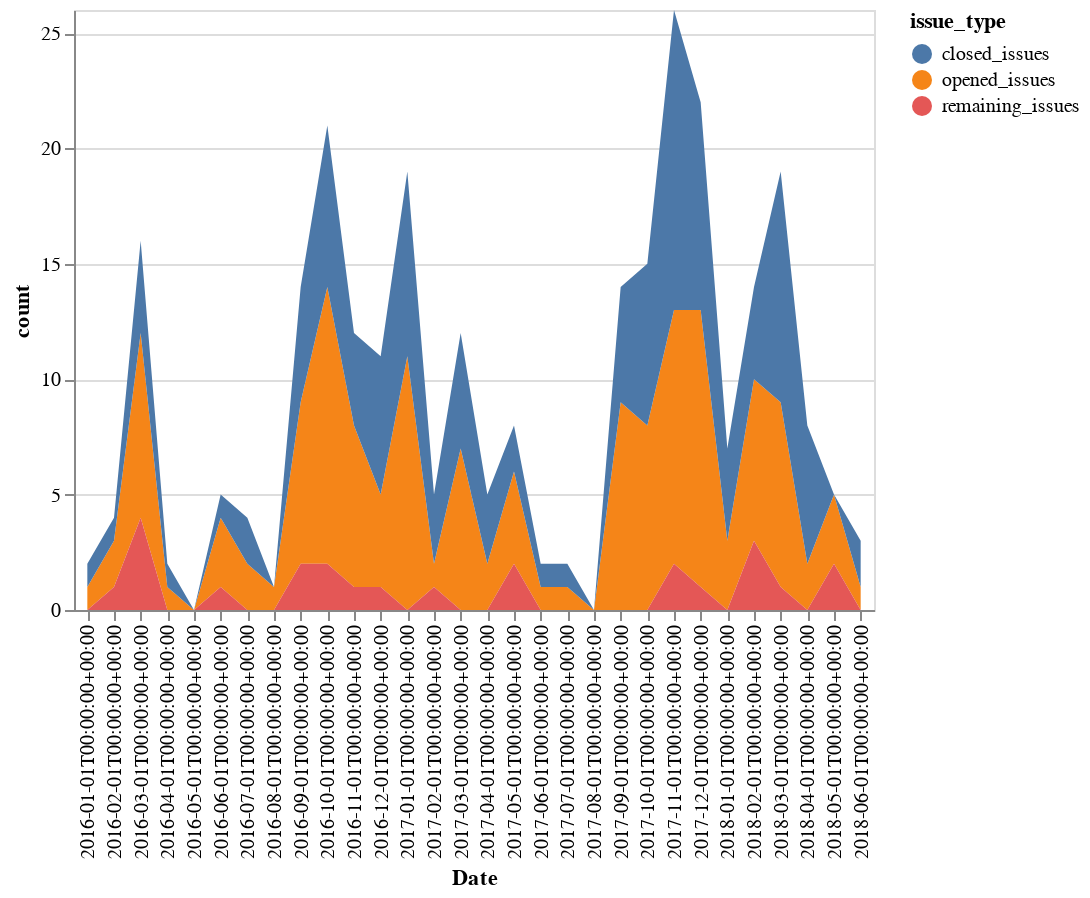

The cell this chart's notebook holds for it:
### Markdown cell above
As area

### Code cell
alt.Chart(result_df).mark_area().encode(
    x='Date',
    y='count',
    color='issue_type',
).interactive()

### Figure 1 — Vega-Lite specification as saved in the notebook (floating-point values rounded to 4 significant figures)
{"$schema": "https://vega.github.io/schema/vega-lite/v2.4.3.json", "config": {"view": {"height": 300, "width": 400}}, "data": {"values": [{"Date": "2016-01-01T00:00:00+00:00", "count": 1, "issue_type": "opened_issues"}, {"Date": "2016-01-01T00:00:00+00:00", "count": 1, "issue_type": "closed_issues"}, {"Date": "2016-02-01T00:00:00+00:00", "count": 2, "issue_type": "opened_issues"}, {"Date": "2016-02-01T00:00:00+00:00", "count": 1, "issue_type": "closed_issues"}, {"Date": "2016-02-01T00:00:00+00:00", "count": 1, "issue_type": "remaining_issues"}, {"Date": "2016-03-01T00:00:00+00:00", "count": 8, "issue_type": "opened_issues"}, {"Date": "2016-03-01T00:00:00+00:00", "count": 4, "issue_type": "closed_issues"}, {"Date": "2016-03-01T00:00:00+00:00", "count": 4, "issue_type": "remaining_issues"}, {"Date": "2016-04-01T00:00:00+00:00", "count": 1, "issue_type": "opened_issues"}, {"Date": "2016-04-01T00:00:00+00:00", "count": 1, "issue_type": "closed_issues"}, {"Date": "2016-04-01T00:00:00+00:00", "count": 0, "issue_type": "remaining_issues"}, {"Date": "2016-05-01T00:00:00+00:00", "count": 0, "issue_type": "opened_issues"}, {"Date": "2016-05-01T00:00:00+00:00", "count": 0, "issue_type": "closed_issues"}, {"Date": "2016-05-01T00:00:00+00:00", "count": 0, "issue_type": "remaining_issues"}, {"Date": "2016-06-01T00:00:00+00:00", "count": 3, "issue_type": "opened_issues"}, {"Date": "2016-06-01T00:00:00+00:00", "count": 1, "issue_type": "closed_issues"}, {"Date": "2016-06-01T00:00:00+00:00", "count": 1, "issue_type": "remaining_issues"}, {"Date": "2016-07-01T00:00:00+00:00", "count": 2, "issue_type": "opened_issues"}, {"Date": "2016-07-01T00:00:00+00:00", "count": 2, "issue_type": "closed_issues"}, {"Date": "2016-07-01T00:00:00+00:00", "count": 0, "issue_type": "remaining_issues"}, {"Date": "2016-08-01T00:00:00+00:00", "count": 1, "issue_type": "opened_issues"}, {"Date": "2016-08-01T00:00:00+00:00", "count": 0, "issue_type": "closed_issues"}, {"Date": "2016-08-01T00:00:00+00:00", "count": 0, "issue_type": "remaining_issues"}, {"Date": "2016-09-01T00:00:00+00:00", "count": 7, "issue_type": "opened_issues"}, {"Date": "2016-09-01T00:00:00+00:00", "count": 5, "issue_type": "closed_issues"}, {"Date": "2016-09-01T00:00:00+00:00", "count": 2, "issue_type": "remaining_issues"}, {"Date": "2016-10-01T00:00:00+00:00", "count": 12, "issue_type": "opened_issues"}, {"Date": "2016-10-01T00:00:00+00:00", "count": 7, "issue_type": "closed_issues"}, {"Date": "2016-10-01T00:00:00+00:00", "count": 2, "issue_type": "remaining_issues"}, {"Date": "2016-11-01T00:00:00+00:00", "count": 7, "issue_type": "opened_issues"}, {"Date": "2016-11-01T00:00:00+00:00", "count": 4, "issue_type": "closed_issues"}, {"Date": "2016-11-01T00:00:00+00:00", "count": 1, "issue_type": "remaining_issues"}, {"Date": "2016-12-01T00:00:00+00:00", "count": 4, "issue_type": "opened_issues"}, {"Date": "2016-12-01T00:00:00+00:00", "count": 6, "issue_type": "closed_issues"}, {"Date": "2016-12-01T00:00:00+00:00", "count": 1, "issue_type": "remaining_issues"}, {"Date": "2017-01-01T00:00:00+00:00", "count": 11, "issue_type": "opened_issues"}, {"Date": "2017-01-01T00:00:00+00:00", "count": 8, "issue_type": "closed_issues"}, {"Date": "2017-01-01T00:00:00+00:00", "count": 0, "issue_type": "remaining_issues"}, {"Date": "2017-02-01T00:00:00+00:00", "count": 1, "issue_type": "opened_issues"}, {"Date": "2017-02-01T00:00:00+00:00", "count": 3, "issue_type": "closed_issues"}, {"Date": "2017-02-01T00:00:00+00:00", "count": 1, "issue_type": "remaining_issues"}, {"Date": "2017-03-01T00:00:00+00:00", "count": 7, "issue_type": "opened_issues"}, {"Date": "2017-03-01T00:00:00+00:00", "count": 5, "issue_type": "closed_issues"}, {"Date": "2017-03-01T00:00:00+00:00", "count": 0, "issue_type": "remaining_issues"}, {"Date": "2017-04-01T00:00:00+00:00", "count": 2, "issue_type": "opened_issues"}, {"Date": "2017-04-01T00:00:00+00:00", "count": 3, "issue_type": "closed_issues"}, {"Date": "2017-04-01T00:00:00+00:00", "count": 0, "issue_type": "remaining_issues"}, {"Date": "2017-05-01T00:00:00+00:00", "count": 4, "issue_type": "opened_issues"}, {"Date": "2017-05-01T00:00:00+00:00", "count": 2, "issue_type": "closed_issues"}, {"Date": "2017-05-01T00:00:00+00:00", "count": 2, "issue_type": "remaining_issues"}, {"Date": "2017-06-01T00:00:00+00:00", "count": 1, "issue_type": "opened_issues"}, {"Date": "2017-06-01T00:00:00+00:00", "count": 1, "issue_type": "closed_issues"}, {"Date": "2017-06-01T00:00:00+00:00", "count": 0, "issue_type": "remaining_issues"}, {"Date": "2017-07-01T00:00:00+00:00", "count": 1, "issue_type": "opened_issues"}, {"Date": "2017-07-01T00:00:00+00:00", "count": 1, "issue_type": "closed_issues"}, {"Date": "2017-07-01T00:00:00+00:00", "count": 0, "issue_type": "remaining_issues"}, {"Date": "2017-08-01T00:00:00+00:00", "count": 0, "issue_type": "opened_issues"}, {"Date": "2017-08-01T00:00:00+00:00", "count": 0, "issue_type": "closed_issues"}, {"Date": "2017-08-01T00:00:00+00:00", "count": 0, "issue_type": "remaining_issues"}, {"Date": "2017-09-01T00:00:00+00:00", "count": 9, "issue_type": "opened_issues"}, {"Date": "2017-09-01T00:00:00+00:00", "count": 5, "issue_type": "closed_issues"}, {"Date": "2017-09-01T00:00:00+00:00", "count": 0, "issue_type": "remaining_issues"}, {"Date": "2017-10-01T00:00:00+00:00", "count": 8, "issue_type": "opened_issues"}, {"Date": "2017-10-01T00:00:00+00:00", "count": 7, "issue_type": "closed_issues"}, {"Date": "2017-10-01T00:00:00+00:00", "count": 0, "issue_type": "remaining_issues"}, {"Date": "2017-11-01T00:00:00+00:00", "count": 11, "issue_type": "opened_issues"}, {"Date": "2017-11-01T00:00:00+00:00", "count": 13, "issue_type": "closed_issues"}, {"Date": "2017-11-01T00:00:00+00:00", "count": 2, "issue_type": "remaining_issues"}, {"Date": "2017-12-01T00:00:00+00:00", "count": 12, "issue_type": "opened_issues"}, {"Date": "2017-12-01T00:00:00+00:00", "count": 9, "issue_type": "closed_issues"}, {"Date": "2017-12-01T00:00:00+00:00", "count": 1, "issue_type": "remaining_issues"}, {"Date": "2018-01-01T00:00:00+00:00", "count": 3, "issue_type": "opened_issues"}, {"Date": "2018-01-01T00:00:00+00:00", "count": 4, "issue_type": "closed_issues"}, {"Date": "2018-01-01T00:00:00+00:00", "count": 0, "issue_type": "remaining_issues"}, {"Date": "2018-02-01T00:00:00+00:00", "count": 7, "issue_type": "opened_issues"}, {"Date": "2018-02-01T00:00:00+00:00", "count": 4, "issue_type": "closed_issues"}, {"Date": "2018-02-01T00:00:00+00:00", "count": 3, "issue_type": "remaining_issues"}, {"Date": "2018-03-01T00:00:00+00:00", "count": 8, "issue_type": "opened_issues"}, {"Date": "2018-03-01T00:00:00+00:00", "count": 10, "issue_type": "closed_issues"}, {"Date": "2018-03-01T00:00:00+00:00", "count": 1, "issue_type": "remaining_issues"}, {"Date": "2018-04-01T00:00:00+00:00", "count": 2, "issue_type": "opened_issues"}, {"Date": "2018-04-01T00:00:00+00:00", "count": 6, "issue_type": "closed_issues"}, {"Date": "2018-04-01T00:00:00+00:00", "count": 0, "issue_type": "remaining_issues"}, {"Date": "2018-05-01T00:00:00+00:00", "count": 3, "issue_type": "opened_issues"}, {"Date": "2018-05-01T00:00:00+00:00", "count": 0, "issue_type": "closed_issues"}, {"Date": "2018-05-01T00:00:00+00:00", "count": 2, "issue_type": "remaining_issues"}, {"Date": "2018-06-01T00:00:00+00:00", "count": 1, "issue_type": "opened_issues"}, {"Date": "2018-06-01T00:00:00+00:00", "count": 2, "issue_type": "closed_issues"}]}, "encoding": {"color": {"field": "issue_type", "type": "nominal"}, "x": {"field": "Date", "type": "nominal"}, "y": {"field": "count", "type": "quantitative"}}, "mark": "area", "selection": {"selector004": {"bind": "scales", "encodings": ["x", "y"], "mark": {"fill": "#333", "fillOpacity": 0.125, "stroke": "white"}, "on": "[mousedown, window:mouseup] > window:mousemove!", "resolve": "global", "translate": "[mousedown, window:mouseup] > window:mousemove!", "type": "interval", "zoom": "wheel!"}}}
